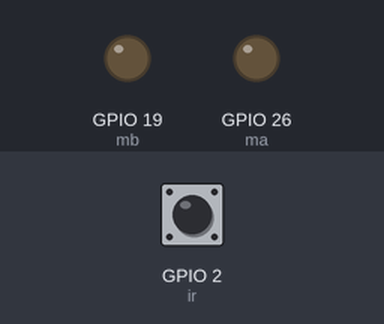
Recording of a program running on a simulated Raspberry Pi (BCM pin numbers). Shown: output pins drawn as LEDs (lit = HIGH). The test bench sets the inputs (shaded band); at power-on: GPIO 2 (ir) LOW.

Above: at 1.2 s.
1.3 s: GPIO 2 (ir) pulled HIGH for 0.15 s
At 1.37 s:
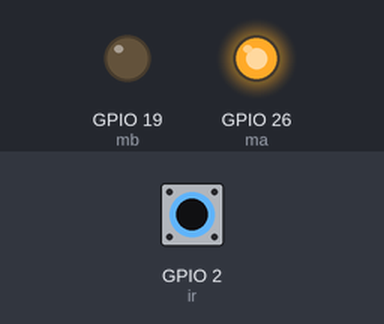
2.9 s: GPIO 2 (ir) pulled HIGH for 3.2 s
At 6.9 s:
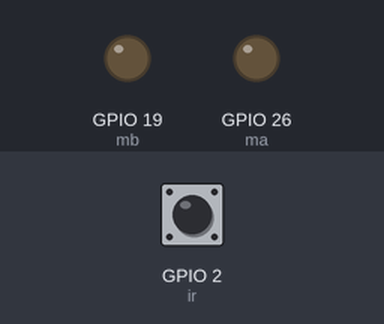
Timing chart, 0 to 8.4 s (numbered marks = the images above; inputs shaded):
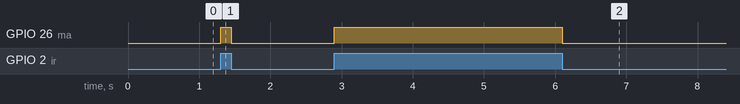

The program:

motordrive.py
```python
import RPi.GPIO as GPIO
import time

ir=2
#pir=3
ma=26
mb=19

GPIO.setmode(GPIO.BCM)
GPIO.setup(ir,GPIO.IN,pull_up_down=GPIO.PUD_DOWN)
#GPIO.setup(pir,GPIO.IN,pull_up_down=GPIO.PUD_UP)
GPIO.setup(ma,GPIO.OUT)
GPIO.setup(mb,GPIO.OUT)

GPIO.output(ma,GPIO.LOW)
GPIO.output(mb,GPIO.LOW)

while True:
    if GPIO.input(ir):
        GPIO.output(ma,GPIO.HIGH)
        GPIO.output(mb,GPIO.LOW)
    else:
        GPIO.output(ma,GPIO.LOW)
        GPIO.output(mb,GPIO.LOW)
```

Measured:
- after the input at 1.3 s, GPIO 26 (ma): LOW → HIGH at once, → LOW 0.15 s later
- after the input at 2.9 s, GPIO 26 (ma): LOW → HIGH at once, → LOW 3.2 s later
